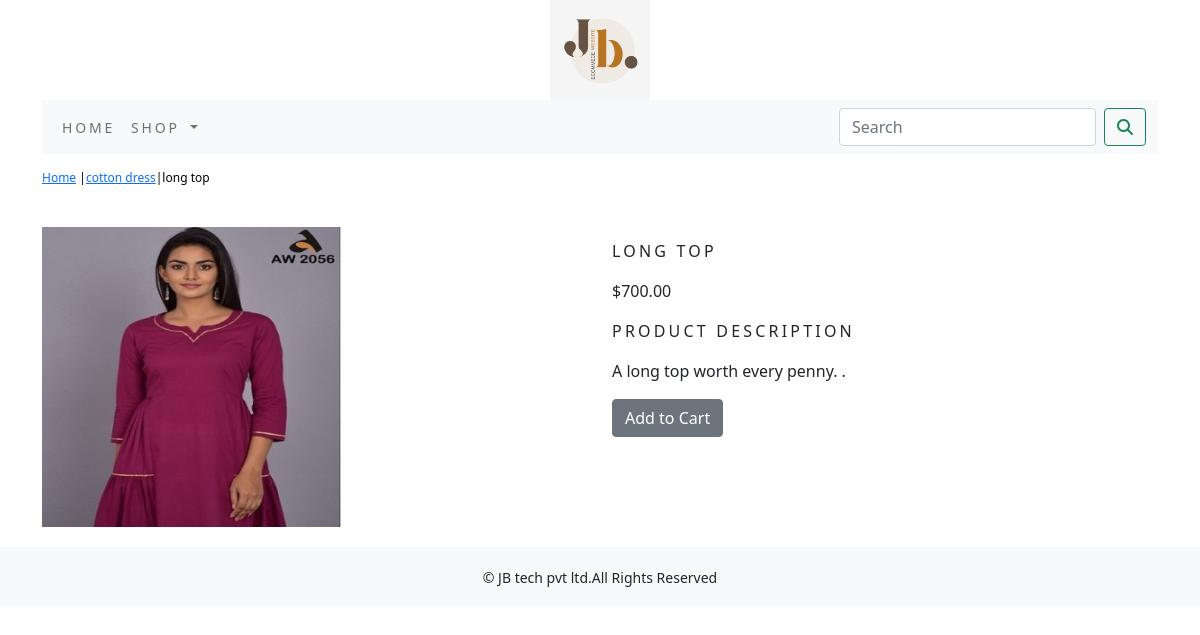
The app's page /shop/cotton-dress/product5/ with its own data.
### shop/models.py (models this page shows, shortened)
class Product(models.Model):
    name = models.CharField(max_length=250, unique=True)
    slug = models.SlugField(max_length=250, unique=True)
    description = models.TextField(blank=True)
    price=models.DecimalField(max_digits=10,decimal_places=2)
    category=models.ForeignKey(Category,on_delete=models.CASCADE)
    image = models.ImageField(upload_to='product', blank=True)
    stock=models.IntegerField()
    available=models.BooleanField(default=True)
    created=models.DateTimeField(auto_now_add=True)
    updated=models.DateTimeField(auto_now=True)
    class Meta:
        ordering = ('name',)
        verbose_name = 'product'
        verbose_name_plural = 'products'

class Category(models.Model):
    name=models.CharField(max_length=250,unique=True)
    slug=models.SlugField(max_length=250,unique=True)
    description=models.TextField(blank=True)
    image=models.ImageField(upload_to='category',blank=True)
    class Meta:
        ordering=('name',)
        verbose_name='category'
        verbose_name_plural='categories'
    def get_url(self):
        return reverse('shop:product_by_category',args=[self.slug])
    def __str__(self):
        return '{}'.format(self.name)

### shop/views.py (the view)
# urls.py: path('<slug:c_slug>/<slug:product_slug>/',views.proDetail,name='prodCatdetail'),
def proDetail(request,c_slug,product_slug):
    try:
        product=Product.objects.get(category__slug=c_slug,slug=product_slug)
    except Exception as e:
        raise e
    return render(request,'product.html',{'product':product})

### cart/context_processors.py (called while the page is built)
def counter(request):
    item_count=0
    if 'admin' in request.path:
        return {}
    else:
        try:
            cart=Cart.objects.filter(cart_id=_cart_id(request))
            car_items=CartItem.objects.all().filter(cart=cart[:1])
            for cart_item in car_items:
                item_count+=cart_item.quantity
        except Cart.DoesNotExist:
            item_count=0
    return dict(item_count=item_count)

### cart/views.py (called while the page is built)
def _cart_id(request):
    cart=request.session.session_key
    if not cart:
        cart=request.session.create()
    return cart

### shop/context_processors.py (called while the page is built)
def menu_links(request):
    links=Category.objects.all()
    return dict(links=links)

### templates/product.html (shortened to what this page needs)
{% extends 'base.html' %}
{% load static %}
{% block content %}
<div class="row my_prod_row_class">
    <div class="mx_auto">
        <p><a href="{% url 'shop:allProdCat' %}">Home</a> |<a href="{{product.category.get_url}}">{{product.category}}</a>|{{product.name}}</p>
    </div>
<div class="container">
<br>
    <div class="row">
        <div class="col-12 col-sm-12 col-md-12 col-lg-6">
            <div style="min-width:18rem">
            <img src="{{product.image.url}}" alt="{{product.name}}" width="300px" height="300px">
            </div>
        </div>
    <div class="col-12 col-sm-12 col-md-12 col-lg-6">
        <div>
        <h1 class="my_prod_title">{{product.name}}</h1>
        <p>${{product.price}}</p>
        <p class="my_title">Product Description</p>
        <p class="text-justify my_prod_text">{{product.description}}</p>
        {% if product.stock <= 0 %}
        <p><b>Out of stock</b></p>
        {% else %}
            <a class="btn btn-secondary" href="{% url 'cart:add_cart' product.id %}">Add to Cart</a>
        {% endif %}
        </div>
    </div>
</div>
</div>
</div>
{% endblock %}

### static/css/custom.css (style rules this page uses)
body { font-family: 'Roboto', sans-serif; }
.my_title { font-size:16px; text-transform:uppercase; letter-spacing:.2em; }
.my_prod_row_class { padding-top:15px; padding-bottom:20px; }
.my_prod_row_class .mx_auto { color:#000; font-size:12px; text-decoration:none; }
.my_prod_title { font-size:16px; text-transform:uppercase; letter-spacing:.2em; padding-top:15px; padding-bottom:10px; }
.my_prod_text { padding-right:20px; }

### records on screen
Product: category "cotton dress", name "long top", image (picture), name "LONG TOP", price "700.00", description "A long top worth every penny. ."
